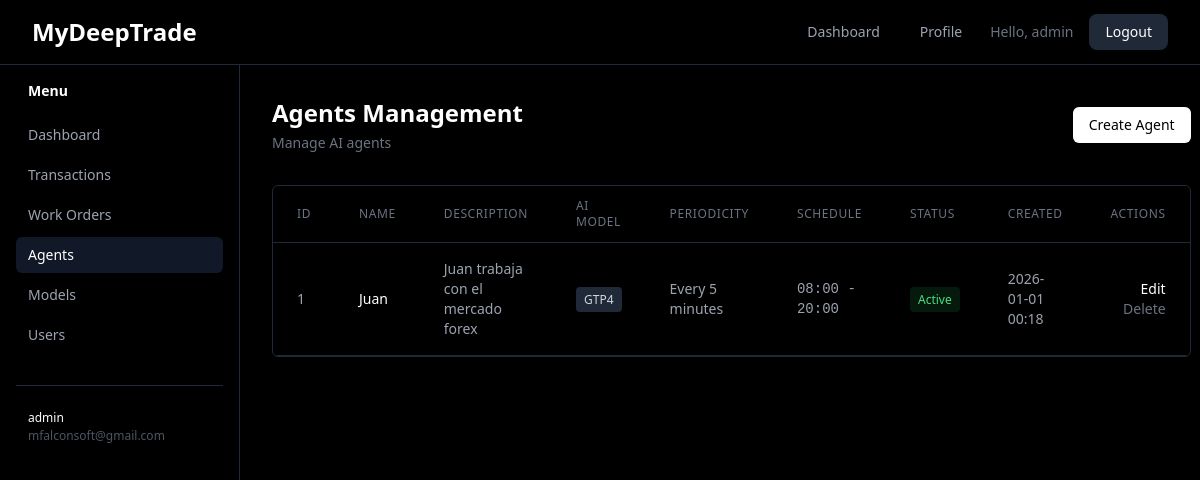
The app's page /agents/ (signed in) with its own data.
### core/models.py (models this page shows, shortened)
class Agent(models.Model):
    PERIODICITY_CHOICES = [
        ('minutes', 'Minutes'),
        ('hours', 'Hours'),
        ('days', 'Days'),
    ]
    name = models.CharField(max_length=100)
    descripcion = models.TextField()
    ai_model = models.ForeignKey(Model, on_delete=models.CASCADE, related_name='agents')
    prompt = models.TextField()
    is_active = models.BooleanField(default=True)
    periodicity_value = models.IntegerField(default=5)
    periodicity_unit = models.CharField(max_length=10, choices=PERIODICITY_CHOICES, default='minutes')
    start_time = models.TimeField(default='08:00')
    end_time = models.TimeField(default='20:00')
    created_at = models.DateTimeField(auto_now_add=True)
    updated_at = models.DateTimeField(auto_now=True)
    class Meta:
        ordering = ['-created_at']

class Model(models.Model):
    TYPE_CHOICES = [
        ('chatgpt', 'ChatGPT'),
        ('ollama', 'Ollama'),
    ]
    name = models.CharField(max_length=100)
    type = models.CharField(max_length=20, choices=TYPE_CHOICES)
    apikey = models.CharField(max_length=255, blank=True)
    paikey = models.CharField(max_length=255, blank=True)
    created_at = models.DateTimeField(auto_now_add=True)
    updated_at = models.DateTimeField(auto_now=True)
    class Meta:
        ordering = ['-created_at']

### core/views.py (the view)
# urls.py: path('agents/', views.agent_list, name='agent_list'),
@login_required
def agent_list(request):
    agents = Agent.objects.all().select_related('ai_model')
    return render(request, 'agents/agent_list.html', {'agents': agents})

### templates/agents/agent_list.html (shortened to what this page needs)
{% extends 'base.html' %}
{% block content %}
<div class="min-h-screen flex">
    <aside class="w-60 bg-black border-r border-gray-800 fixed h-full overflow-y-auto">
        <div class="p-4">
            <h2 class="text-sm font-semibold text-white mb-4 px-3">Menu</h2>
            <nav class="space-y-1">
                <a href="{% url 'dashboard' %}" class="flex items-center space-x-2 px-3 py-2 rounded-md hover:bg-gray-900 text-gray-400 hover:text-white transition text-sm">
                    <span>Dashboard</span>
                </a>
                <a href="{% url 'transaction_list' %}" class="flex items-center space-x-2 px-3 py-2 rounded-md hover:bg-gray-900 text-gray-400 hover:text-white transition text-sm">
                    <span>Transactions</span>
                </a>
                <a href="{% url 'workorder_list' %}" class="flex items-center space-x-2 px-3 py-2 rounded-md hover:bg-gray-900 text-gray-400 hover:text-white transition text-sm">
                    <span>Work Orders</span>
                </a>
                <a href="{% url 'agent_list' %}" class="flex items-center space-x-2 px-3 py-2 rounded-md bg-gray-900 text-white text-sm">
                    <span>Agents</span>
                </a>
                <a href="{% url 'model_list' %}" class="flex items-center space-x-2 px-3 py-2 rounded-md hover:bg-gray-900 text-gray-400 hover:text-white transition text-sm">
                    <span>Models</span>
                </a>
                <a href="{% url 'user_list' %}" class="flex items-center space-x-2 px-3 py-2 rounded-md hover:bg-gray-900 text-gray-400 hover:text-white transition text-sm">
                    <span>Users</span>
                </a>
            </nav>
            <div class="mt-8 pt-4 border-t border-gray-800">
                <div class="px-3 py-2">
                    <p class="text-white text-xs font-medium">{{ user.username }}</p>
                    <p class="text-gray-600 text-xs mt-0.5">{{ user.email }}</p>
                </div>
            </div>
        </div>
    </aside>
    <div class="flex-1 ml-60">
        <div class="px-8 py-8">
            <div class="max-w-7xl mx-auto">
                <div class="mb-8 flex justify-between items-center">
                    <div>
                        <h1 class="text-2xl font-semibold text-white mb-1">Agents Management</h1>
                        <p class="text-sm text-gray-500">Manage AI agents</p>
                    </div>
                    <a href="{% url 'agent_create' %}" class="bg-white hover:bg-gray-200 text-black px-4 py-2 rounded-md text-sm font-medium transition">
                        Create Agent
                    </a>
                </div>
                <div class="border border-gray-800 rounded-md overflow-hidden">
                    <table class="w-full">
                        <thead>
                            <tr class="border-b border-gray-800">
                                <th class="text-left text-xs font-medium text-gray-500 uppercase tracking-wider px-6 py-3">ID</th>
                                <th class="text-left text-xs font-medium text-gray-500 uppercase tracking-wider px-6 py-3">Name</th>
                                <th class="text-left text-xs font-medium text-gray-500 uppercase tracking-wider px-6 py-3">Description</th>
                                <th class="text-left text-xs font-medium text-gray-500 uppercase tracking-wider px-6 py-3">AI Model</th>
                                <th class="text-left text-xs font-medium text-gray-500 uppercase tracking-wider px-6 py-3">Periodicity</th>
                                <th class="text-left text-xs font-medium text-gray-500 uppercase tracking-wider px-6 py-3">Schedule</th>
                                <th class="text-left text-xs font-medium text-gray-500 uppercase tracking-wider px-6 py-3">Status</th>
                                <th class="text-left text-xs font-medium text-gray-500 uppercase tracking-wider px-6 py-3">Created</th>
                                <th class="text-right text-xs font-medium text-gray-500 uppercase tracking-wider px-6 py-3">Actions</th>
                            </tr>
                        </thead>
                        <tbody>
                            {% for agent in agents %}
                            <tr class="border-b border-gray-800 hover:bg-gray-900/50 transition">
                                <td class="px-6 py-4 text-sm text-gray-400">{{ agent.id }}</td>
                                <td class="px-6 py-4 text-sm text-white font-medium">{{ agent.name }}</td>
                                <td class="px-6 py-4 text-sm text-gray-400">{{ agent.descripcion|truncatewords:10 }}</td>
                                <td class="px-6 py-4 text-sm">
                                    <span class="px-2 py-1 bg-gray-800 text-gray-300 text-xs rounded">
                                        {{ agent.ai_model.name }}
                                    </span>
                                </td>
                                <td class="px-6 py-4 text-sm text-gray-400">
                                    Every {{ agent.periodicity_value }} {{ agent.get_periodicity_unit_display|lower }}
                                </td>
                                <td class="px-6 py-4 text-sm text-gray-400 font-mono">
                                    {{ agent.start_time|time:"H:i" }} - {{ agent.end_time|time:"H:i" }}
                                </td>
                                <td class="px-6 py-4 text-sm">
                                    {% if agent.is_active %}
                                    <span class="px-2 py-1 bg-green-900/30 text-green-400 text-xs rounded">
                                        Active
                                    </span>
                                    {% else %}
                                    <span class="px-2 py-1 bg-gray-800 text-gray-500 text-xs rounded">
                                        Inactive
                                    </span>
                                    {% endif %}
                                </td>
                                <td class="px-6 py-4 text-sm text-gray-400">{{ agent.created_at|date:"Y-m-d H:i" }}</td>
                                <td class="px-6 py-4 text-sm text-right space-x-2">
                                    <a href="{% url 'agent_edit' agent.id %}" class="text-white hover:text-gray-300 transition">
                                        Edit
                                    </a>
                                    <a href="{% url 'agent_delete' agent.id %}" class="text-gray-500 hover:text-white transition" onclick="return confirm('Are you sure you want to delete this agent?')">
                                        Delete
                                    </a>
                                </td>
                            </tr>
                            {% empty %}
                            <tr>
                                <td colspan="9" class="px-6 py-12 text-center text-sm text-gray-500">
                                    No agents yet. Create your first agent.
                                </td>
                            </tr>
                            {% endfor %}
                        </tbody>
                    </table>
                </div>
            </div>
        </div>
    </div>
</div>
{% endblock %}

### templates/base.html (shortened to what this page needs)
<!DOCTYPE html>
<html lang="es">
<head>
    <script src="https://cdn.tailwindcss.com"></script>
</head>
<body class="bg-black min-h-screen">
    <nav class="bg-black/90 backdrop-blur-lg border-b border-gray-800 sticky top-0 z-50">
        <div class="max-w-7xl mx-auto px-4 sm:px-6 lg:px-8">
            <div class="flex justify-between items-center h-16">
                <div class="flex items-center">
                    <a href="{% url 'home' %}" class="text-2xl font-bold text-white hover:text-gray-300 transition duration-300">
                        MyDeepTrade
                    </a>
                </div>
                <div class="flex items-center space-x-4">
                    {% if user.is_authenticated %}
                        <a href="{% url 'dashboard' %}" class="text-gray-400 hover:text-white px-3 py-2 rounded-md text-sm font-medium transition duration-300">
                            Dashboard
                        </a>
                        <a href="{% url 'profile' %}" class="text-gray-400 hover:text-white px-3 py-2 rounded-md text-sm font-medium transition duration-300">
                            Profile
                        </a>
                        <span class="text-gray-500 text-sm">Hello, {{ user.username }}</span>
                        <a href="{% url 'logout' %}" class="bg-gray-800 hover:bg-gray-700 text-white px-4 py-2 rounded-lg text-sm font-medium transition duration-300">
                            Logout
                        </a>
                    {% endif %}
                </div>
            </div>
        </div>
    </nav>
    <main>
        {% block content %}
        {% endblock %}
    </main>
</body>
</html>

### records on screen
Agent: id "1", name "Juan", descripcion "Juan trabaja con el mercado forex", ai_model.name "GTP4", periodicity_value "5", periodicity_unit "minutes", start_time "08:00", end_time "20:00", is_active "Active", created_at "2026-01-01 00:18"

### other values on screen
{{ user.username }} "admin"
{{ user.email }} "mfalconsoft@gmail.com"
